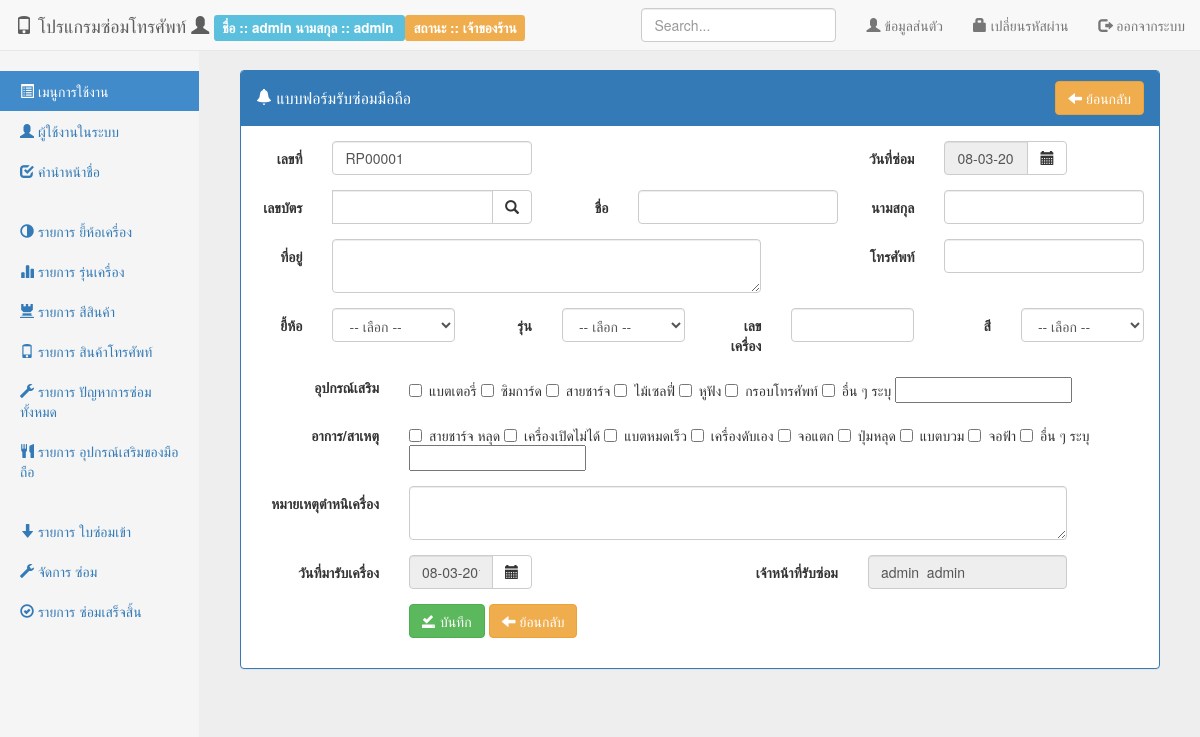
The app's page /src/back/index.php?page=frm-repair_in (signed in), older data.
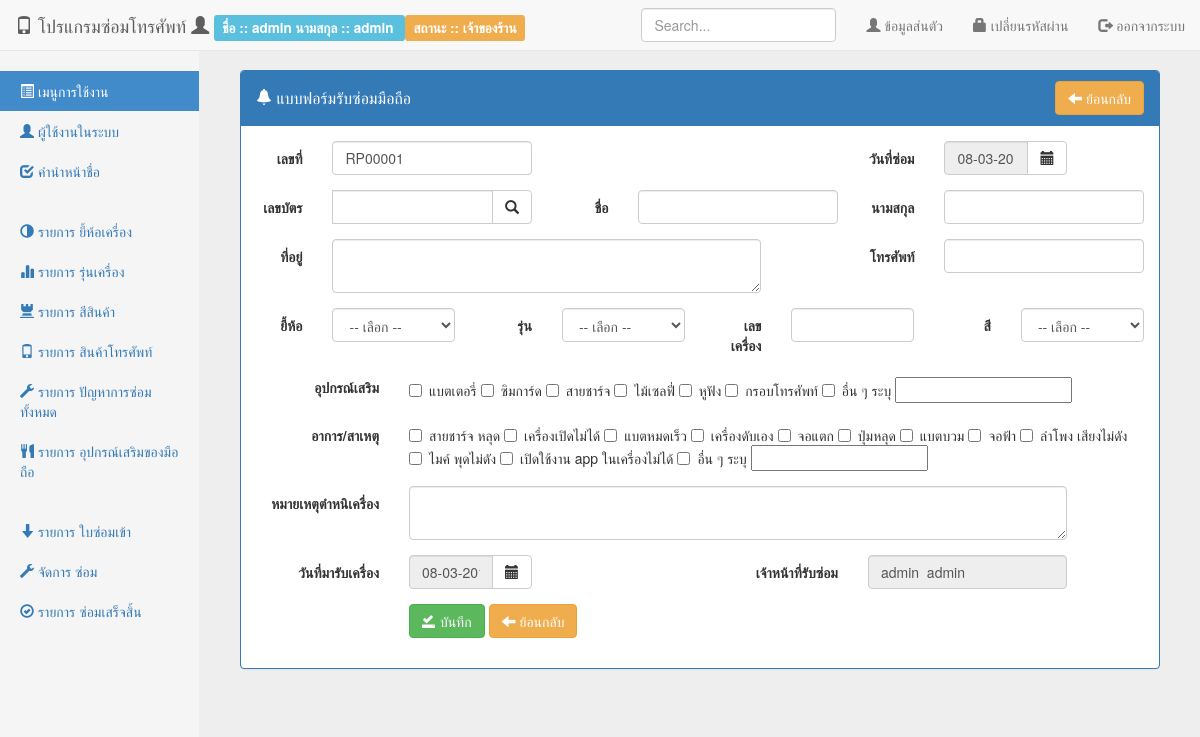
The same page, newer data.
### tables this page shows
CREATE TABLE IF NOT EXISTS `accessory` (
  `acc_id` int(11) NOT NULL AUTO_INCREMENT COMMENT 'รหัสอุปกรณ์เสริม',
  `acc_name` varchar(100) NOT NULL COMMENT 'ชื่ออุปกรณ์เสริม',
  `acc_desc` text NOT NULL COMMENT 'คำอธิบายอุปกรณ์เสริม',
  `acc_createdate` timestamp NOT NULL DEFAULT CURRENT_TIMESTAMP COMMENT 'วันที่สร้างอุปกรณ์เสริม',
  `acc_createby` int(11) NOT NULL COMMENT 'ผู้สร้างอุปกรณ์เสริม',
  `acc_updatedate` timestamp NOT NULL DEFAULT CURRENT_TIMESTAMP COMMENT 'วันที่แก้ไขอุปกรณ์เสริม',
  `acc_updateby` int(11) NOT NULL COMMENT 'ผู้แก้ไขอุปกรณ์เสริม',
  PRIMARY KEY (`acc_id`)
);

CREATE TABLE IF NOT EXISTS `problem` (
  `prob_id` int(11) NOT NULL AUTO_INCREMENT,
  `prob_name` varchar(100) NOT NULL,
  `prob_desc` text NOT NULL,
  `prob_createdate` timestamp NOT NULL DEFAULT CURRENT_TIMESTAMP,
  `prob_createby` int(11) NOT NULL,
  `prob_updatedate` timestamp NOT NULL DEFAULT CURRENT_TIMESTAMP,
  `prob_updateby` int(11) NOT NULL,
  PRIMARY KEY (`prob_id`)
);

### src/back/frm-repair_in.php (the view, shortened to what the changed rows need)
<?php
$accessory_other = '';
$proble_other = '';
?>
<div class="panel panel-primary">
    <div class="panel-body">
        <div class="table-responsive">
            <form class="form-horizontal" name="frm-repair" id="frm-repair">
                <div class="form-group" id="box_accessory">
                    <div class="col-sm-10">
                        <div class="checkbox">
                            <?php
                            $sql_accessory = "SELECT * FROM accessory ";
                            $query_accessory = mysql_query($sql_accessory) or die(mysql_error());
                            while ($data_access = mysql_fetch_array($query_accessory)) :
                                ?>
                                <label>
                                    <input type="checkbox" value="<?= $data_access['acc_id'] ?>" name="checkbox-accessory[]">
                                    <?= $data_access['acc_name'] ?>
                                </label>
                            <?php endwhile; ?>
                            <label>
                                <input type="checkbox" value="0" name="checkbox-accessory[]">
                                อื่น ๆ ระบุ
                            </label>
                            <input type="text" name="input-accessory_other" value="<?= $accessory_other ?>"/>
                        </div>
                    </div>
                </div>
                <div class="form-group" id="box_problem">
                    <div class="col-sm-10">
                        <div class="checkbox">
                            <?php
                            $sql_problem = "SELECT * FROM problem ";
                            $query_problem = mysql_query($sql_problem) or die(mysql_error());
                            while ($data_problem = mysql_fetch_array($query_problem)) :
                                ?>
                                <label>
                                    <input type="checkbox" value="<?= $data_problem['prob_id'] ?>" name="checkbox-problem[]">
                                    <?= $data_problem['prob_name'] ?>
                                </label>
                            <?php endwhile; ?>
                            <label>
                                <input type="checkbox" value="0" name="checkbox-problem[]">
                                อื่น ๆ ระบุ
                            </label>
                            <input type="text" name="input-problem_other" value="<?= $proble_other ?>"/>
                        </div>
                    </div>
                </div>
            </form>
        </div>
    </div>
</div>

Row changes from the older to the newer data that the page shows:
added problem: prob_name "ลำโพง เสียงไม่ดัง"
added problem: prob_name "ไมค์ พุดไม่ดัง"
added problem: prob_name "เปิดใช้งาน app ในเครื่องไม่ได้"
